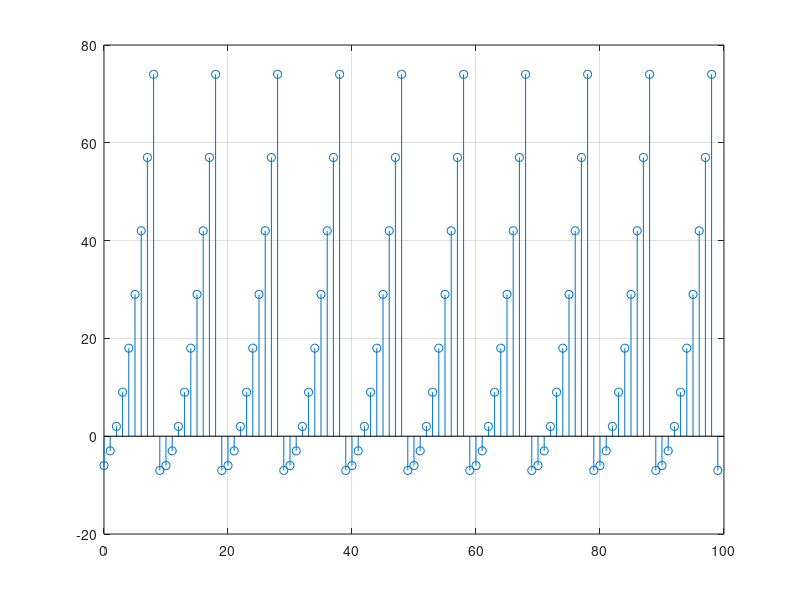

Source code (MATLAB):
n=0:99;
y=0:99; %Matrix where the value of y will be inputted
for a=1:1:100 %Initiate the condition with an interval of 1 that starts with index 1 since there are no 0 index
    b=a; %Set the value of b so that it will be equal to every value of a
while b>=10 %This will make sure that whenever b exceeds 10, it will return it back to zero
b=b-10;
end
y(a)=(b.^2)-7; %Set the conditions for the value that will be inputted in the y axis
end
stem(n,y)
grid on